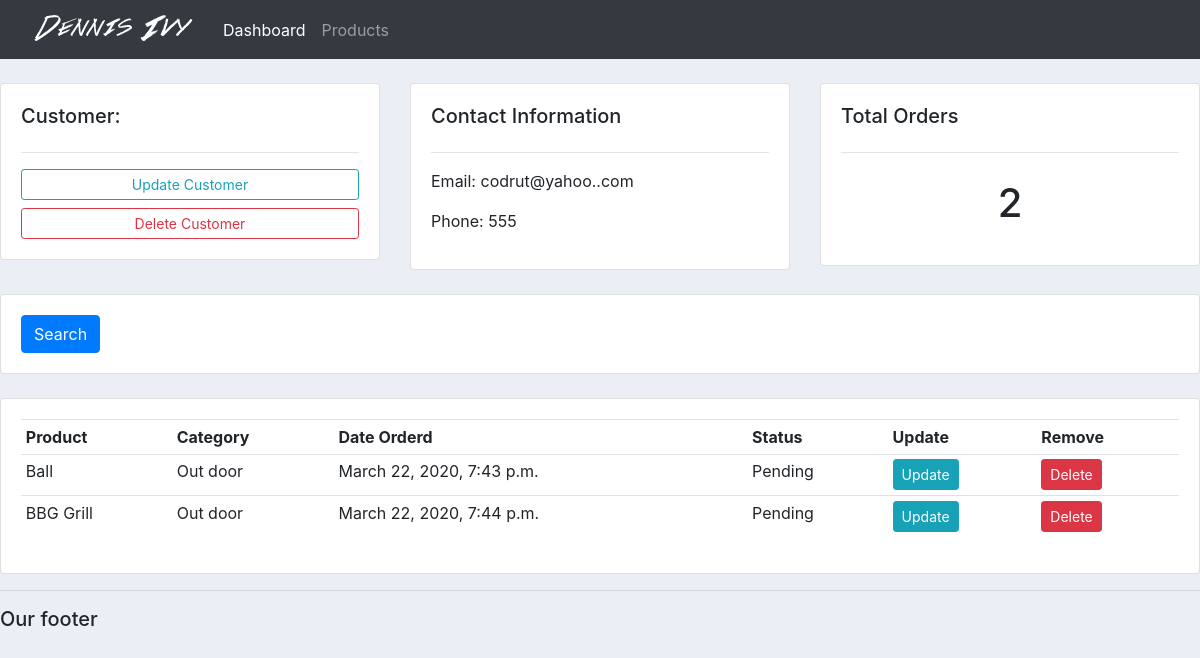
Screenshot of /customer/1 with the database file from the repository.
### accounts/models.py (models this page shows, shortened)
class Customer(models.Model):
    name = models.CharField(max_length=200, null=True)
    phone = models.CharField(max_length=200, null=True)
    email= models.CharField(max_length=200, null=True)
    date_created = models.DateTimeField(auto_now_add=True)

class Order(models.Model):
    STATUS = (
        ('Pending', 'Pending'),
        ('Out of delivery', 'Out of delivery'),
        ('Delivered', 'Delivered'),
    )
    customer = models.ForeignKey(Customer, null=True, on_delete=models.SET_NULL)
    product = models.ForeignKey(Product, null=True, on_delete=models.SET_NULL)
    date_created = models.DateTimeField(auto_now_add=True)
    status = models.CharField(max_length=200, null=True, choices=STATUS)

class Product(models.Model):
    CATEGORY = (
        ('Indoor', 'Indoor'),
        ('Out door', 'Out door'),
    )
    name = models.CharField(max_length=200, null=True)
    price = models.FloatField(null=True)
    category = models.CharField(max_length=200, null=True, choices=CATEGORY)
    description =  models.CharField(max_length=200, null=True, blank=True)
    date_created = models.DateTimeField(auto_now_add=True)
    tags = models.ManyToManyField(Tag)
    def __str__(self):
        return self.name

### accounts/views.py (the view)
# urls.py: path('customer/<str:pk_test>', views.customer, name='customer'),
def customer(request, pk_test):
    customer = Customer.objects.get(id=pk_test)
    orders = customer.order_set.all()
    order_count = orders.count()
    context = {'customer': customer, 'orders': orders, 'order_count': order_count}
    return render(request, 'accounts/customer.html', context)

### accounts/templates/accounts/customer.html
{% extends 'accounts/main.html' %}
{% block content %}
<br>
<div class="row">
	<div class="col-md">
		<div class="card card-body">
			<h5>Customer:</h5>
			<hr>
			<a class="btn btn-outline-info  btn-sm btn-block" href="">Update Customer</a>
			<a class="btn btn-outline-danger  btn-sm btn-block" href="">Delete Customer</a>
		</div>
	</div>
	<div class="col-md">
		<div class="card card-body">
			<h5>Contact Information</h5>
			<hr>
			<p>Email: {{customer.email}}</p>
			<p>Phone: {{customer.phone}} </p>
		</div>
	</div>
	<div class="col-md">
		<div class="card card-body">
			<h5>Total Orders</h5>
			<hr>
			<h1 style="text-align: center;padding: 10px">{{order_count}}</h1>
		</div>
	</div>
</div>
<br>
<div class="row">
	<div class="col">
		<div class="card card-body">
			<form method="get">
		    <button class="btn btn-primary" type="submit">Search</button>
		  </form>
		</div>
	</div>
</div>
<br>
<div class="row">
	<div class="col-md">
		<div class="card card-body">
			<table class="table table-sm">
				<tr>
					<th>Product</th>
					<th>Category</th>
					<th>Date Orderd</th>
					<th>Status</th>
					<th>Update</th>
					<th>Remove</th>
				</tr>
				{% for order in orders %}
					<tr>
						<td>{{order.product}}</td>
						<td>{{order.product.category}}</td>
						<td>{{order.date_created}}</td>
						<td>{{order.status}}</td>
						<td><a class="btn btn-sm btn-info" href="{% url 'update_order' order.id %}">Update</a></td>
						<td><a class="btn btn-sm btn-danger" href="{% url 'delete_order' order.id %}">Delete</a></td>
					</tr>
				{% endfor %}
			</table>
		</div>
	</div>
</div>
{% endblock %}

### static/css/main.css (style rules this page uses)
body { background-color: #ebeff5; }

### rows the page displays
Customer: email "codrut@yahoo..com", phone "555"
Order: product "Ball", product.category "Out door", date_created "March 22, 2020, 7:43 p.m.", status "Pending"
Order: product "BBG Grill", product.category "Out door", date_created "March 22, 2020, 7:44 p.m.", status "Pending"

### other values shown
{{ order_count }} "2"
